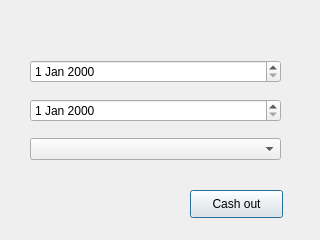
<?xml version="1.0" encoding="UTF-8"?>
<ui version="4.0">
 <class>CashDialog</class>
 <widget class="QDialog" name="CashDialog">
  <property name="geometry">
   <rect>
    <x>0</x>
    <y>0</y>
    <width>320</width>
    <height>240</height>
   </rect>
  </property>
  <property name="windowTitle">
   <string>Cash out</string>
  </property>
  <widget class="QPushButton" name="pb_cash">
   <property name="geometry">
    <rect>
     <x>190</x>
     <y>190</y>
     <width>93</width>
     <height>28</height>
    </rect>
   </property>
   <property name="text">
    <string>Cash out</string>
   </property>
  </widget>
  <widget class="QWidget" name="">
   <property name="geometry">
    <rect>
     <x>30</x>
     <y>50</y>
     <width>251</width>
     <height>121</height>
    </rect>
   </property>
   <layout class="QGridLayout" name="gridLayout">
    <item row="0" column="0">
     <widget class="QDateEdit" name="dateEdit_1"/>
    </item>
    <item row="1" column="0">
     <widget class="QDateEdit" name="dateEdit_2"/>
    </item>
    <item row="2" column="0">
     <widget class="QComboBox" name="line_master"/>
    </item>
   </layout>
  </widget>
 </widget>
 <resources/>
 <connections/>
</ui>
